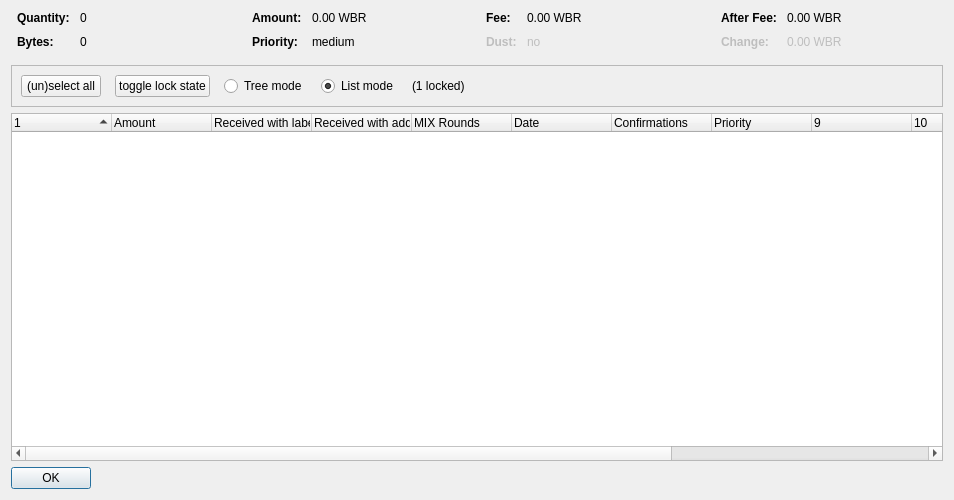
<?xml version="1.0" encoding="UTF-8"?>
<ui version="4.0">
 <class>CoinControlDialog</class>
 <widget class="QDialog" name="CoinControlDialog">
  <property name="geometry">
   <rect>
    <x>0</x>
    <y>0</y>
    <width>954</width>
    <height>500</height>
   </rect>
  </property>
  <property name="windowTitle">
   <string>Coin Selection</string>
  </property>
  <layout class="QVBoxLayout" name="verticalLayout">
   <item>
    <layout class="QHBoxLayout" name="horizontalLayoutTop" stretch="0,0,0,0">
     <property name="topMargin">
      <number>0</number>
     </property>
     <property name="bottomMargin">
      <number>10</number>
     </property>
     <item>
      <layout class="QFormLayout" name="formLayoutCoinControl1">
       <property name="horizontalSpacing">
        <number>10</number>
       </property>
       <property name="verticalSpacing">
        <number>10</number>
       </property>
       <property name="leftMargin">
        <number>6</number>
       </property>
       <property name="rightMargin">
        <number>6</number>
       </property>
       <item row="0" column="0">
        <widget class="QLabel" name="labelCoinControlQuantityText">
         <property name="font">
          <font>
           <weight>75</weight>
           <bold>true</bold>
          </font>
         </property>
         <property name="text">
          <string>Quantity:</string>
         </property>
        </widget>
       </item>
       <item row="0" column="1">
        <widget class="QLabel" name="labelCoinControlQuantity">
         <property name="cursor">
          <cursorShape>IBeamCursor</cursorShape>
         </property>
         <property name="contextMenuPolicy">
          <enum>Qt::ActionsContextMenu</enum>
         </property>
         <property name="text">
          <string notr="true">0</string>
         </property>
         <property name="textInteractionFlags">
          <set>Qt::LinksAccessibleByMouse|Qt::TextSelectableByKeyboard|Qt::TextSelectableByMouse</set>
         </property>
        </widget>
       </item>
       <item row="1" column="0">
        <widget class="QLabel" name="labelCoinControlBytesText">
         <property name="font">
          <font>
           <weight>75</weight>
           <bold>true</bold>
          </font>
         </property>
         <property name="text">
          <string>Bytes:</string>
         </property>
        </widget>
       </item>
       <item row="1" column="1">
        <widget class="QLabel" name="labelCoinControlBytes">
         <property name="cursor">
          <cursorShape>IBeamCursor</cursorShape>
         </property>
         <property name="contextMenuPolicy">
          <enum>Qt::ActionsContextMenu</enum>
         </property>
         <property name="text">
          <string notr="true">0</string>
         </property>
         <property name="textInteractionFlags">
          <set>Qt::LinksAccessibleByMouse|Qt::TextSelectableByKeyboard|Qt::TextSelectableByMouse</set>
         </property>
        </widget>
       </item>
      </layout>
     </item>
     <item>
      <layout class="QFormLayout" name="formLayoutCoinControl2">
       <property name="horizontalSpacing">
        <number>10</number>
       </property>
       <property name="verticalSpacing">
        <number>10</number>
       </property>
       <property name="leftMargin">
        <number>6</number>
       </property>
       <property name="rightMargin">
        <number>6</number>
       </property>
       <item row="0" column="0">
        <widget class="QLabel" name="labelCoinControlAmountText">
         <property name="font">
          <font>
           <weight>75</weight>
           <bold>true</bold>
          </font>
         </property>
         <property name="text">
          <string>Amount:</string>
         </property>
        </widget>
       </item>
       <item row="0" column="1">
        <widget class="QLabel" name="labelCoinControlAmount">
         <property name="cursor">
          <cursorShape>IBeamCursor</cursorShape>
         </property>
         <property name="contextMenuPolicy">
          <enum>Qt::ActionsContextMenu</enum>
         </property>
         <property name="text">
          <string notr="true">0.00 WBR</string>
         </property>
         <property name="textInteractionFlags">
          <set>Qt::LinksAccessibleByMouse|Qt::TextSelectableByKeyboard|Qt::TextSelectableByMouse</set>
         </property>
        </widget>
       </item>
       <item row="1" column="0">
        <widget class="QLabel" name="labelCoinControlPriorityText">
         <property name="font">
          <font>
           <weight>75</weight>
           <bold>true</bold>
          </font>
         </property>
         <property name="text">
          <string>Priority:</string>
         </property>
        </widget>
       </item>
       <item row="1" column="1">
        <widget class="QLabel" name="labelCoinControlPriority">
         <property name="cursor">
          <cursorShape>IBeamCursor</cursorShape>
         </property>
         <property name="contextMenuPolicy">
          <enum>Qt::ActionsContextMenu</enum>
         </property>
         <property name="text">
          <string>medium</string>
         </property>
         <property name="textInteractionFlags">
          <set>Qt::LinksAccessibleByMouse|Qt::TextSelectableByKeyboard|Qt::TextSelectableByMouse</set>
         </property>
        </widget>
       </item>
      </layout>
     </item>
     <item>
      <layout class="QFormLayout" name="formLayoutCoinControl3">
       <property name="horizontalSpacing">
        <number>10</number>
       </property>
       <property name="verticalSpacing">
        <number>10</number>
       </property>
       <property name="leftMargin">
        <number>6</number>
       </property>
       <property name="rightMargin">
        <number>6</number>
       </property>
       <item row="0" column="0">
        <widget class="QLabel" name="labelCoinControlFeeText">
         <property name="font">
          <font>
           <weight>75</weight>
           <bold>true</bold>
          </font>
         </property>
         <property name="text">
          <string>Fee:</string>
         </property>
        </widget>
       </item>
       <item row="0" column="1">
        <widget class="QLabel" name="labelCoinControlFee">
         <property name="cursor">
          <cursorShape>IBeamCursor</cursorShape>
         </property>
         <property name="contextMenuPolicy">
          <enum>Qt::ActionsContextMenu</enum>
         </property>
         <property name="text">
          <string notr="true">0.00 WBR</string>
         </property>
         <property name="textInteractionFlags">
          <set>Qt::LinksAccessibleByMouse|Qt::TextSelectableByKeyboard|Qt::TextSelectableByMouse</set>
         </property>
        </widget>
       </item>
       <item row="1" column="0">
        <widget class="QLabel" name="labelCoinControlLowOutputText">
         <property name="enabled">
          <bool>false</bool>
         </property>
         <property name="font">
          <font>
           <weight>75</weight>
           <bold>true</bold>
          </font>
         </property>
         <property name="text">
          <string>Dust:</string>
         </property>
        </widget>
       </item>
       <item row="1" column="1">
        <widget class="QLabel" name="labelCoinControlLowOutput">
         <property name="enabled">
          <bool>false</bool>
         </property>
         <property name="cursor">
          <cursorShape>IBeamCursor</cursorShape>
         </property>
         <property name="contextMenuPolicy">
          <enum>Qt::ActionsContextMenu</enum>
         </property>
         <property name="text">
          <string>no</string>
         </property>
         <property name="textInteractionFlags">
          <set>Qt::LinksAccessibleByMouse|Qt::TextSelectableByKeyboard|Qt::TextSelectableByMouse</set>
         </property>
        </widget>
       </item>
      </layout>
     </item>
     <item>
      <layout class="QFormLayout" name="formLayoutCoinControl4">
       <property name="horizontalSpacing">
        <number>10</number>
       </property>
       <property name="verticalSpacing">
        <number>10</number>
       </property>
       <property name="leftMargin">
        <number>6</number>
       </property>
       <property name="rightMargin">
        <number>6</number>
       </property>
       <item row="0" column="0">
        <widget class="QLabel" name="labelCoinControlAfterFeeText">
         <property name="font">
          <font>
           <weight>75</weight>
           <bold>true</bold>
          </font>
         </property>
         <property name="text">
          <string>After Fee:</string>
         </property>
        </widget>
       </item>
       <item row="0" column="1">
        <widget class="QLabel" name="labelCoinControlAfterFee">
         <property name="cursor">
          <cursorShape>IBeamCursor</cursorShape>
         </property>
         <property name="contextMenuPolicy">
          <enum>Qt::ActionsContextMenu</enum>
         </property>
         <property name="text">
          <string notr="true">0.00 WBR</string>
         </property>
         <property name="textInteractionFlags">
          <set>Qt::LinksAccessibleByMouse|Qt::TextSelectableByKeyboard|Qt::TextSelectableByMouse</set>
         </property>
        </widget>
       </item>
       <item row="1" column="0">
        <widget class="QLabel" name="labelCoinControlChangeText">
         <property name="enabled">
          <bool>false</bool>
         </property>
         <property name="font">
          <font>
           <weight>75</weight>
           <bold>true</bold>
          </font>
         </property>
         <property name="text">
          <string>Change:</string>
         </property>
        </widget>
       </item>
       <item row="1" column="1">
        <widget class="QLabel" name="labelCoinControlChange">
         <property name="enabled">
          <bool>false</bool>
         </property>
         <property name="cursor">
          <cursorShape>IBeamCursor</cursorShape>
         </property>
         <property name="contextMenuPolicy">
          <enum>Qt::ActionsContextMenu</enum>
         </property>
         <property name="text">
          <string notr="true">0.00 WBR</string>
         </property>
         <property name="textInteractionFlags">
          <set>Qt::LinksAccessibleByMouse|Qt::TextSelectableByKeyboard|Qt::TextSelectableByMouse</set>
         </property>
        </widget>
       </item>
      </layout>
     </item>
    </layout>
   </item>
   <item>
    <widget class="QFrame" name="frame">
     <property name="minimumSize">
      <size>
       <width>0</width>
       <height>40</height>
      </size>
     </property>
     <property name="frameShape">
      <enum>QFrame::StyledPanel</enum>
     </property>
     <property name="frameShadow">
      <enum>QFrame::Sunken</enum>
     </property>
     <layout class="QHBoxLayout" name="horizontalLayout">
      <item>
       <layout class="QHBoxLayout" name="horizontalLayoutPanel" stretch="0,0,0,0,0,0">
        <property name="spacing">
         <number>14</number>
        </property>
        <item>
         <widget class="QPushButton" name="pushButtonSelectAll">
          <property name="sizePolicy">
           <sizepolicy hsizetype="Maximum" vsizetype="Fixed">
            <horstretch>0</horstretch>
            <verstretch>0</verstretch>
           </sizepolicy>
          </property>
          <property name="text">
           <string>(un)select all</string>
          </property>
          <property name="autoDefault">
           <bool>false</bool>
          </property>
         </widget>
        </item>
        <item>
         <widget class="QPushButton" name="pushButtonToggleLock">
          <property name="sizePolicy">
           <sizepolicy hsizetype="Maximum" vsizetype="Fixed">
            <horstretch>0</horstretch>
            <verstretch>0</verstretch>
           </sizepolicy>
          </property>
          <property name="text">
           <string>toggle lock state</string>
          </property>
          <property name="autoDefault">
           <bool>false</bool>
          </property>
         </widget>
        </item>
        <item>
         <widget class="QRadioButton" name="radioTreeMode">
          <property name="sizePolicy">
           <sizepolicy hsizetype="Maximum" vsizetype="Fixed">
            <horstretch>0</horstretch>
            <verstretch>0</verstretch>
           </sizepolicy>
          </property>
          <property name="text">
           <string>Tree mode</string>
          </property>
         </widget>
        </item>
        <item>
         <widget class="QRadioButton" name="radioListMode">
          <property name="sizePolicy">
           <sizepolicy hsizetype="Maximum" vsizetype="Fixed">
            <horstretch>0</horstretch>
            <verstretch>0</verstretch>
           </sizepolicy>
          </property>
          <property name="text">
           <string>List mode</string>
          </property>
          <property name="checked">
           <bool>true</bool>
          </property>
         </widget>
        </item>
        <item>
         <widget class="QLabel" name="labelLocked">
          <property name="text">
           <string>(1 locked)</string>
          </property>
         </widget>
        </item>
        <item>
         <spacer name="horizontalSpacer">
          <property name="orientation">
           <enum>Qt::Horizontal</enum>
          </property>
          <property name="sizeHint" stdset="0">
           <size>
            <width>40</width>
            <height>20</height>
           </size>
          </property>
         </spacer>
        </item>
       </layout>
      </item>
     </layout>
    </widget>
   </item>
   <item>
    <widget class="CoinControlTreeWidget" name="treeWidget">
     <property name="contextMenuPolicy">
      <enum>Qt::CustomContextMenu</enum>
     </property>
     <property name="sortingEnabled">
      <bool>false</bool>
     </property>
     <property name="columnCount">
      <number>13</number>
     </property>
     <attribute name="headerShowSortIndicator" stdset="0">
      <bool>true</bool>
     </attribute>
     <attribute name="headerStretchLastSection">
      <bool>false</bool>
     </attribute>
     <column>
      <property name="text">
       <string/>
      </property>
     </column>
     <column>
      <property name="text">
       <string>Amount</string>
      </property>
     </column>
     <column>
      <property name="text">
       <string>Received with label</string>
      </property>
     </column>
     <column>
      <property name="text">
       <string>Received with address</string>
      </property>
     </column>
     <column>
      <property name="text">
       <string>MIX Rounds</string>
      </property>
     </column>
     <column>
      <property name="text">
       <string>Date</string>
      </property>
     </column>
     <column>
      <property name="text">
       <string>Confirmations</string>
      </property>
      <property name="toolTip">
       <string>Confirmed</string>
      </property>
     </column>
     <column>
      <property name="text">
       <string>Priority</string>
      </property>
     </column>
     <column>
      <property name="text">
       <string/>
      </property>
     </column>
     <column>
      <property name="text">
       <string/>
      </property>
     </column>
     <column>
      <property name="text">
       <string/>
      </property>
     </column>
     <column>
      <property name="text">
       <string/>
      </property>
     </column>
     <column>
      <property name="text">
       <string/>
      </property>
     </column>
    </widget>
   </item>
   <item>
    <widget class="QDialogButtonBox" name="buttonBox">
     <property name="sizePolicy">
      <sizepolicy hsizetype="Maximum" vsizetype="Fixed">
       <horstretch>0</horstretch>
       <verstretch>0</verstretch>
      </sizepolicy>
     </property>
     <property name="orientation">
      <enum>Qt::Horizontal</enum>
     </property>
     <property name="standardButtons">
      <set>QDialogButtonBox::Ok</set>
     </property>
    </widget>
   </item>
  </layout>
 </widget>
 <customwidgets>
  <customwidget>
   <class>CoinControlTreeWidget</class>
   <extends>QTreeWidget</extends>
   <header>coincontroltreewidget.h</header>
  </customwidget>
 </customwidgets>
 <resources/>
 <connections/>
</ui>
